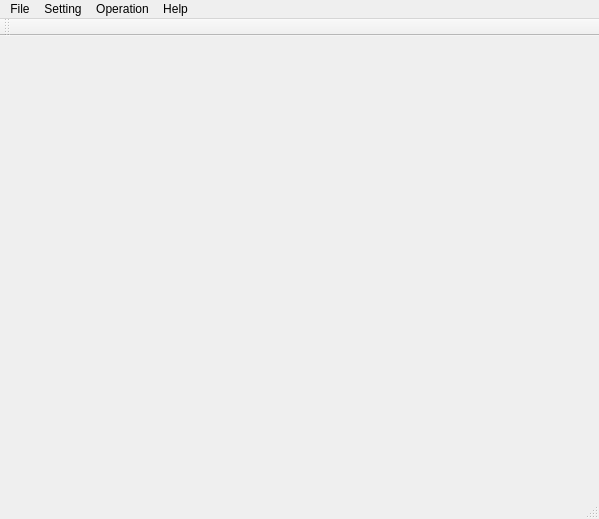
<?xml version="1.0" encoding="UTF-8"?>
<ui version="4.0">
 <class>guideWireSimulationClass</class>
 <widget class="QMainWindow" name="guideWireSimulationClass">
  <property name="geometry">
   <rect>
    <x>0</x>
    <y>0</y>
    <width>599</width>
    <height>519</height>
   </rect>
  </property>
  <property name="windowTitle">
   <string>guideWireSimulation</string>
  </property>
  <widget class="QWidget" name="centralWidget">
   <layout class="QGridLayout" name="gridLayout_2">
    <item row="0" column="0">
     <layout class="QVBoxLayout" name="verticalLayout">
      <item>
       <layout class="QGridLayout" name="gridLayout"/>
      </item>
     </layout>
    </item>
   </layout>
  </widget>
  <widget class="QStatusBar" name="statusBar"/>
  <widget class="QMenuBar" name="menuBar">
   <property name="geometry">
    <rect>
     <x>0</x>
     <y>0</y>
     <width>599</width>
     <height>23</height>
    </rect>
   </property>
   <widget class="QMenu" name="menuFff">
    <property name="title">
     <string>File</string>
    </property>
    <addaction name="actionFileOpen"/>
   </widget>
   <widget class="QMenu" name="menuSetting">
    <property name="title">
     <string>Setting</string>
    </property>
    <addaction name="actionSimulationParams"/>
   </widget>
   <widget class="QMenu" name="menuOperation">
    <property name="title">
     <string>Operation</string>
    </property>
    <addaction name="actionStart"/>
    <addaction name="actionPause"/>
    <addaction name="actionQuit"/>
    <addaction name="actionZoomOut"/>
    <addaction name="actionZoomIn"/>
    <addaction name="actionCenter"/>
    <addaction name="separator"/>
   </widget>
   <widget class="QMenu" name="menuHelp">
    <property name="title">
     <string>Help</string>
    </property>
    <addaction name="actionHowDoI"/>
    <addaction name="actionAbout"/>
   </widget>
   <addaction name="menuFff"/>
   <addaction name="menuSetting"/>
   <addaction name="menuOperation"/>
   <addaction name="menuHelp"/>
  </widget>
  <widget class="QToolBar" name="toolBar">
   <property name="windowTitle">
    <string>toolBar</string>
   </property>
   <attribute name="toolBarArea">
    <enum>TopToolBarArea</enum>
   </attribute>
   <attribute name="toolBarBreak">
    <bool>false</bool>
   </attribute>
  </widget>
  <action name="actionFileOpen">
   <property name="text">
    <string>Load Vascular</string>
   </property>
  </action>
  <action name="actionSimulationParams">
   <property name="text">
    <string>Simulation Parameters</string>
   </property>
  </action>
  <action name="actionStart">
   <property name="text">
    <string>Start Trainning</string>
   </property>
  </action>
  <action name="actionHowDoI">
   <property name="text">
    <string>How Do I</string>
   </property>
  </action>
  <action name="actionAbout">
   <property name="text">
    <string>About System</string>
   </property>
  </action>
  <action name="actionQuit">
   <property name="text">
    <string>Quit Trainning</string>
   </property>
  </action>
  <action name="actionCenter">
   <property name="text">
    <string>Center</string>
   </property>
  </action>
  <action name="actionZoomOut">
   <property name="text">
    <string>Zoom out</string>
   </property>
  </action>
  <action name="actionZoomIn">
   <property name="text">
    <string>Zoom in</string>
   </property>
  </action>
  <action name="actionPause">
   <property name="text">
    <string>Pause Trainning</string>
   </property>
  </action>
 </widget>
 <layoutdefault spacing="6" margin="11"/>
 <resources>
  <include location="guidewiresimulation.qrc"/>
 </resources>
 <connections/>
</ui>
